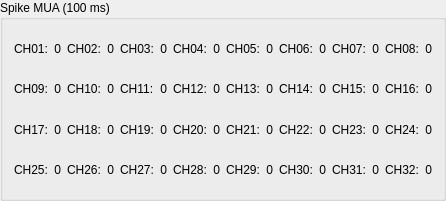
   <widget class="QGroupBox" name="gridGroupBox">
    <property name="geometry">
     <rect>
      <x>0</x>
      <y>30</y>
      <width>391</width>
      <height>201</height>
     </rect>
    </property>
    <property name="title">
     <string>Spike MUA (100 ms)</string>
    </property>
    <layout class="QGridLayout" name="gridLayout_2">
     <item row="0" column="5">
      <widget class="QLabel" name="spkCnt03">
       <property name="text">
        <string>0</string>
       </property>
       <property name="alignment">
        <set>Qt::AlignRight|Qt::AlignTrailing|Qt::AlignVCenter</set>
       </property>
      </widget>
     </item>
     <item row="1" column="11">
      <widget class="QLabel" name="spkCnt14">
       <property name="text">
        <string>0</string>
       </property>
       <property name="alignment">
        <set>Qt::AlignRight|Qt::AlignTrailing|Qt::AlignVCenter</set>
       </property>
      </widget>
     </item>
     <item row="2" column="8">
      <widget class="QLabel" name="label_40">
       <property name="text">
        <string>CH21:</string>
       </property>
      </widget>
     </item>
     <item row="1" column="4">
      <widget class="QLabel" name="label_22">
       <property name="text">
        <string>CH11:</string>
       </property>
      </widget>
     </item>
     <item row="0" column="14">
      <widget class="QLabel" name="label_26">
       <property name="text">
        <string>CH08:</string>
       </property>
      </widget>
     </item>
     <item row="0" column="12">
      <widget class="QLabel" name="label_12">
       <property name="text">
        <string>CH07:</string>
       </property>
      </widget>
     </item>
     <item row="1" column="6">
      <widget class="QLabel" name="label_24">
       <property name="text">
        <string>CH12:</string>
       </property>
      </widget>
     </item>
     <item row="2" column="3">
      <widget class="QLabel" name="spkCnt02_2">
       <property name="text">
        <string>0</string>
       </property>
       <property name="alignment">
        <set>Qt::AlignRight|Qt::AlignTrailing|Qt::AlignVCenter</set>
       </property>
      </widget>
     </item>
     <item row="1" column="8">
      <widget class="QLabel" name="label_20">
       <property name="text">
        <string>CH13:</string>
       </property>
      </widget>
     </item>
     <item row="2" column="11">
      <widget class="QLabel" name="spkCnt06_2">
       <property name="text">
        <string>0</string>
       </property>
       <property name="alignment">
        <set>Qt::AlignRight|Qt::AlignTrailing|Qt::AlignVCenter</set>
       </property>
      </widget>
     </item>
     <item row="0" column="3">
      <widget class="QLabel" name="spkCnt02">
       <property name="text">
        <string>0</string>
       </property>
       <property name="alignment">
        <set>Qt::AlignRight|Qt::AlignTrailing|Qt::AlignVCenter</set>
       </property>
      </widget>
     </item>
     <item row="1" column="5">
      <widget class="QLabel" name="spkCnt11">
       <property name="text">
        <string>0</string>
       </property>
       <property name="alignment">
        <set>Qt::AlignRight|Qt::AlignTrailing|Qt::AlignVCenter</set>
       </property>
      </widget>
     </item>
     <item row="1" column="13">
      <widget class="QLabel" name="spkCnt15">
       <property name="text">
        <string>0</string>
       </property>
       <property name="alignment">
        <set>Qt::AlignRight|Qt::AlignTrailing|Qt::AlignVCenter</set>
       </property>
      </widget>
     </item>
     <item row="2" column="9">
      <widget class="QLabel" name="spkCnt05_2">
       <property name="text">
        <string>0</string>
       </property>
       <property name="alignment">
        <set>Qt::AlignRight|Qt::AlignTrailing|Qt::AlignVCenter</set>
       </property>
      </widget>
     </item>
     <item row="1" column="2">
      <widget class="QLabel" name="label_13">
       <property name="text">
        <string>CH10:</string>
       </property>
      </widget>
     </item>
     <item row="2" column="7">
      <widget class="QLabel" name="spkCnt04_2">
       <property name="text">
        <string>0</string>
       </property>
       <property name="alignment">
        <set>Qt::AlignRight|Qt::AlignTrailing|Qt::AlignVCenter</set>
       </property>
      </widget>
     </item>
     <item row="0" column="10">
      <widget class="QLabel" name="label_14">
       <property name="text">
        <string>CH06:</string>
       </property>
      </widget>
     </item>
     <item row="1" column="7">
      <widget class="QLabel" name="spkCnt12">
       <property name="text">
        <string>0</string>
       </property>
       <property name="alignment">
        <set>Qt::AlignRight|Qt::AlignTrailing|Qt::AlignVCenter</set>
       </property>
      </widget>
     </item>
     <item row="2" column="6">
      <widget class="QLabel" name="label_42">
       <property name="text">
        <string>CH20:</string>
       </property>
      </widget>
     </item>
     <item row="0" column="0">
      <widget class="QLabel" name="label">
       <property name="text">
        <string>CH01:</string>
       </property>
      </widget>
     </item>
     <item row="2" column="10">
      <widget class="QLabel" name="label_38">
       <property name="text">
        <string>CH22:</string>
       </property>
      </widget>
     </item>
     <item row="0" column="8">
      <widget class="QLabel" name="label_4">
       <property name="text">
        <string>CH05:</string>
       </property>
      </widget>
     </item>
     <item row="1" column="3">
      <widget class="QLabel" name="spkCnt10">
       <property name="text">
        <string>0</string>
       </property>
       <property name="alignment">
        <set>Qt::AlignRight|Qt::AlignTrailing|Qt::AlignVCenter</set>
       </property>
      </widget>
     </item>
     <item row="1" column="0">
      <widget class="QLabel" name="label_15">
       <property name="text">
        <string>CH09:</string>
       </property>
      </widget>
     </item>
     <item row="2" column="4">
      <widget class="QLabel" name="label_43">
       <property name="text">
        <string>CH19:</string>
       </property>
      </widget>
     </item>
     <item row="2" column="1">
      <widget class="QLabel" name="spkCnt01_2">
       <property name="text">
        <string>0</string>
       </property>
       <property name="alignment">
        <set>Qt::AlignRight|Qt::AlignTrailing|Qt::AlignVCenter</set>
       </property>
      </widget>
     </item>
     <item row="1" column="15">
      <widget class="QLabel" name="spkCnt16">
       <property name="text">
        <string>0</string>
       </property>
       <property name="alignment">
        <set>Qt::AlignRight|Qt::AlignTrailing|Qt::AlignVCenter</set>
       </property>
      </widget>
     </item>
     <item row="2" column="0">
      <widget class="QLabel" name="label_39">
       <property name="text">
        <string>CH17:</string>
       </property>
      </widget>
     </item>
     <item row="1" column="9">
      <widget class="QLabel" name="spkCnt13">
       <property name="text">
        <string>0</string>
       </property>
       <property name="alignment">
        <set>Qt::AlignRight|Qt::AlignTrailing|Qt::AlignVCenter</set>
       </property>
      </widget>
     </item>
     <item row="0" column="6">
      <widget class="QLabel" name="label_19">
       <property name="text">
        <string>CH04:</string>
       </property>
      </widget>
     </item>
     <item row="2" column="2">
      <widget class="QLabel" name="label_44">
       <property name="text">
        <string>CH18:</string>
       </property>
      </widget>
     </item>
     <item row="0" column="4">
      <widget class="QLabel" name="label_3">
       <property name="text">
        <string>CH03:</string>
       </property>
      </widget>
     </item>
     <item row="0" column="1">
      <widget class="QLabel" name="spkCnt01">
       <property name="text">
        <string>0</string>
       </property>
       <property name="alignment">
        <set>Qt::AlignRight|Qt::AlignTrailing|Qt::AlignVCenter</set>
       </property>
      </widget>
     </item>
     <item row="0" column="2">
      <widget class="QLabel" name="label_2">
       <property name="text">
        <string>CH02:</string>
       </property>
      </widget>
     </item>
     <item row="0" column="7">
      <widget class="QLabel" name="spkCnt04">
       <property name="text">
        <string>0</string>
       </property>
       <property name="alignment">
        <set>Qt::AlignRight|Qt::AlignTrailing|Qt::AlignVCenter</set>
       </property>
      </widget>
     </item>
     <item row="0" column="9">
      <widget class="QLabel" name="spkCnt05">
       <property name="text">
        <string>0</string>
       </property>
       <property name="alignment">
        <set>Qt::AlignRight|Qt::AlignTrailing|Qt::AlignVCenter</set>
       </property>
      </widget>
     </item>
     <item row="1" column="1">
      <widget class="QLabel" name="spkCnt09">
       <property name="text">
        <string>0</string>
       </property>
       <property name="alignment">
        <set>Qt::AlignRight|Qt::AlignTrailing|Qt::AlignVCenter</set>
       </property>
      </widget>
     </item>
     <item row="0" column="13">
      <widget class="QLabel" name="spkCnt07">
       <property name="text">
        <string>0</string>
       </property>
       <property name="alignment">
        <set>Qt::AlignRight|Qt::AlignTrailing|Qt::AlignVCenter</set>
       </property>
      </widget>
     </item>
     <item row="1" column="14">
      <widget class="QLabel" name="label_25">
       <property name="text">
        <string>CH16:</string>
       </property>
      </widget>
     </item>
     <item row="1" column="12">
      <widget class="QLabel" name="label_21">
       <property name="text">
        <string>CH15:</string>
       </property>
      </widget>
     </item>
     <item row="0" column="15">
      <widget class="QLabel" name="spkCnt08">
       <property name="text">
        <string>0</string>
       </property>
       <property name="alignment">
        <set>Qt::AlignRight|Qt::AlignTrailing|Qt::AlignVCenter</set>
       </property>
      </widget>
     </item>
     <item row="0" column="11">
      <widget class="QLabel" name="spkCnt06">
       <property name="text">
        <string>0</string>
       </property>
       <property name="alignment">
        <set>Qt::AlignRight|Qt::AlignTrailing|Qt::AlignVCenter</set>
       </property>
      </widget>
     </item>
     <item row="1" column="10">
      <widget class="QLabel" name="label_23">
       <property name="text">
        <string>CH14:</string>
       </property>
      </widget>
     </item>
     <item row="2" column="12">
      <widget class="QLabel" name="label_34">
       <property name="text">
        <string>CH23:</string>
       </property>
      </widget>
     </item>
     <item row="2" column="15">
      <widget class="QLabel" name="spkCnt08_2">
       <property name="text">
        <string>0</string>
       </property>
       <property name="alignment">
        <set>Qt::AlignRight|Qt::AlignTrailing|Qt::AlignVCenter</set>
       </property>
      </widget>
     </item>
     <item row="2" column="13">
      <widget class="QLabel" name="spkCnt07_2">
       <property name="text">
        <string>0</string>
       </property>
       <property name="alignment">
        <set>Qt::AlignRight|Qt::AlignTrailing|Qt::AlignVCenter</set>
       </property>
      </widget>
     </item>
     <item row="2" column="5">
      <widget class="QLabel" name="spkCnt03_2">
       <property name="text">
        <string>0</string>
       </property>
       <property name="alignment">
        <set>Qt::AlignRight|Qt::AlignTrailing|Qt::AlignVCenter</set>
       </property>
      </widget>
     </item>
     <item row="2" column="14">
      <widget class="QLabel" name="label_33">
       <property name="text">
        <string>CH24:</string>
       </property>
      </widget>
     </item>
     <item row="3" column="0">
      <widget class="QLabel" name="label_41">
       <property name="text">
        <string>CH25:</string>
       </property>
      </widget>
     </item>
     <item row="3" column="1">
      <widget class="QLabel" name="spkCnt09_2">
       <property name="text">
        <string>0</string>
       </property>
       <property name="alignment">
        <set>Qt::AlignRight|Qt::AlignTrailing|Qt::AlignVCenter</set>
       </property>
      </widget>
     </item>
     <item row="3" column="2">
      <widget class="QLabel" name="label_37">
       <property name="text">
        <string>CH26:</string>
       </property>
      </widget>
     </item>
     <item row="3" column="3">
      <widget class="QLabel" name="spkCnt10_2">
       <property name="text">
        <string>0</string>
       </property>
       <property name="alignment">
        <set>Qt::AlignRight|Qt::AlignTrailing|Qt::AlignVCenter</set>
       </property>
      </widget>
     </item>
     <item row="3" column="4">
      <widget class="QLabel" name="label_32">
       <property name="text">
        <string>CH27:</string>
       </property>
      </widget>
     </item>
     <item row="3" column="5">
      <widget class="QLabel" name="spkCnt11_2">
       <property name="text">
        <string>0</string>
       </property>
       <property name="alignment">
        <set>Qt::AlignRight|Qt::AlignTrailing|Qt::AlignVCenter</set>
       </property>
      </widget>
     </item>
     <item row="3" column="6">
      <widget class="QLabel" name="label_35">
       <property name="text">
        <string>CH28:</string>
       </property>
      </widget>
     </item>
     <item row="3" column="7">
      <widget class="QLabel" name="spkCnt12_2">
       <property name="text">
        <string>0</string>
       </property>
       <property name="alignment">
        <set>Qt::AlignRight|Qt::AlignTrailing|Qt::AlignVCenter</set>
       </property>
      </widget>
     </item>
     <item row="3" column="8">
      <widget class="QLabel" name="label_36">
       <property name="text">
        <string>CH29:</string>
       </property>
      </widget>
     </item>
     <item row="3" column="9">
      <widget class="QLabel" name="spkCnt13_2">
       <property name="text">
        <string>0</string>
       </property>
       <property name="alignment">
        <set>Qt::AlignRight|Qt::AlignTrailing|Qt::AlignVCenter</set>
       </property>
      </widget>
     </item>
     <item row="3" column="10">
      <widget class="QLabel" name="label_47">
       <property name="text">
        <string>CH30:</string>
       </property>
      </widget>
     </item>
     <item row="3" column="11">
      <widget class="QLabel" name="spkCnt14_2">
       <property name="text">
        <string>0</string>
       </property>
       <property name="alignment">
        <set>Qt::AlignRight|Qt::AlignTrailing|Qt::AlignVCenter</set>
       </property>
      </widget>
     </item>
     <item row="3" column="12">
      <widget class="QLabel" name="label_46">
       <property name="text">
        <string>CH31:</string>
       </property>
      </widget>
     </item>
     <item row="3" column="13">
      <widget class="QLabel" name="spkCnt15_2">
       <property name="text">
        <string>0</string>
       </property>
       <property name="alignment">
        <set>Qt::AlignRight|Qt::AlignTrailing|Qt::AlignVCenter</set>
       </property>
      </widget>
     </item>
     <item row="3" column="14">
      <widget class="QLabel" name="label_45">
       <property name="text">
        <string>CH32:</string>
       </property>
      </widget>
     </item>
     <item row="3" column="15">
      <widget class="QLabel" name="spkCnt16_2">
       <property name="text">
        <string>0</string>
       </property>
       <property name="alignment">
        <set>Qt::AlignRight|Qt::AlignTrailing|Qt::AlignVCenter</set>
       </property>
      </widget>
     </item>
    </layout>
   </widget>
